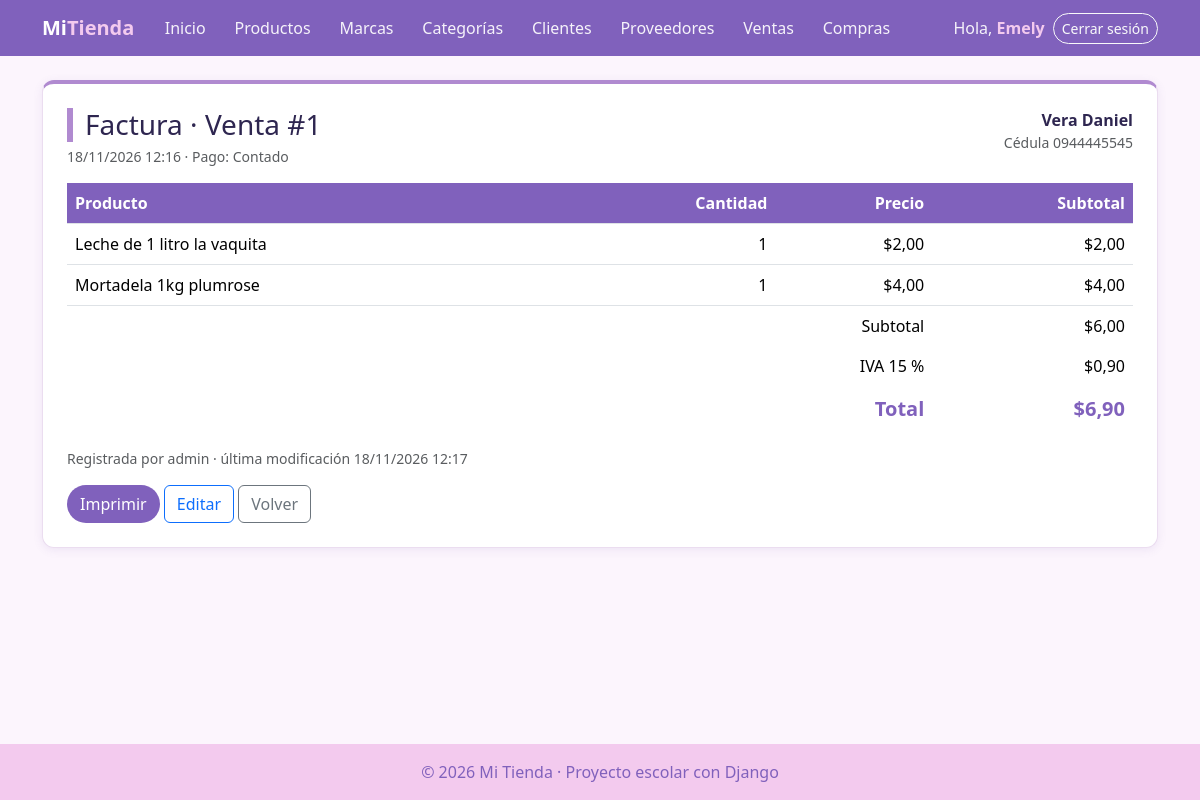
Page /facturacion/ventas/1/ (signed in) on the committed database.
### facturacion/models.py (models this page shows, shortened)
class ModeloBase(models.Model):
    user = models.ForeignKey(                    # 1:N con User: un usuario registra muchos registros
        User,
        on_delete=models.SET_NULL,               # Si borran al usuario, el registro se queda con user vacío
        null=True,                               # SET_NULL necesita que la columna acepte NULL
        blank=True,
        editable=False,                          # No aparece en formularios: lo llena la VISTA, no la persona
        related_name="%(class)s_registrados",    # %(class)s = nombre del modelo → user.producto_registrados
        verbose_name="Registrado por",
    )
    fecha_creacion = models.DateTimeField("Fecha de creación", auto_now_add=True)   # Se llena sola al CREAR
    fecha_modificacion = models.DateTimeField("Última modificación", auto_now=True) # Se actualiza sola en CADA save()
    class Meta:
        abstract = True                          # ← LA CLAVE: modelo "molde", sin tabla propia

class Venta(ModeloBase):
    cliente = models.ForeignKey(Cliente, on_delete=models.PROTECT, related_name="ventas")   # 1:N
    fecha_hora = models.DateTimeField("Fecha y hora", default=timezone.now)   # default: la hora actual, editable
    subtotal = models.DecimalField(max_digits=12, decimal_places=2, default=0, editable=False)
    iva = models.DecimalField("IVA", max_digits=12, decimal_places=2, default=0, editable=False)
    total = models.DecimalField(max_digits=12, decimal_places=2, default=0, editable=False)
    tipo_pago = models.CharField(
        "Tipo de pago",
        max_length=15,
        choices=TipoPago.choices,                # Solo acepta contado, credito, transferencia o tarjeta
        default=TipoPago.CONTADO,
    )
    class Meta:
        verbose_name = "Venta"
        verbose_name_plural = "Ventas"
        ordering = ["-fecha_hora"]               # La más reciente primero
    def __str__(self):
        return f"Venta #{self.pk}"

class Cliente(ModeloBase):
    cedula = models.CharField("Cédula", max_length=10, unique=True)
    nombres = models.CharField(max_length=80)
    apellidos = models.CharField(max_length=80)
    email = models.EmailField("Correo", blank=True)
    telefono = models.CharField("Teléfono", max_length=15, blank=True)
    direccion = models.CharField("Dirección", max_length=200, blank=True)
    class Meta:
        verbose_name = "Cliente"
        verbose_name_plural = "Clientes"
        ordering = ["apellidos", "nombres"]
    def __str__(self):
        return f"{self.apellidos} {self.nombres}"

class DetalleVenta(ModeloBase):
    venta = models.ForeignKey(Venta, on_delete=models.CASCADE, related_name="detalles")   # se borra con su venta
    producto = models.ForeignKey(Producto, on_delete=models.PROTECT, related_name="detalles_venta")
    cantidad = models.PositiveIntegerField(default=1, validators=[MinValueValidator(1)])  # mínimo 1
    precio = models.DecimalField(max_digits=10, decimal_places=2)   # precio del producto EL DÍA de la venta
    class Meta:
        verbose_name = "Detalle de venta"
        verbose_name_plural = "Detalles de venta"
    @property                                    # @property: se usa como atributo, sin paréntesis: detalle.subtotal
    def subtotal(self):
        return self.cantidad * self.precio       # NO se guarda en la tabla: se calcula cada vez

class Producto(ModeloBase):
    nombre = models.CharField(max_length=100)
    descripcion = models.TextField("Descripción", blank=True)
    precio = models.DecimalField(max_digits=10, decimal_places=2)    # Precio de VENTA actual
    stock = models.PositiveIntegerField(default=0)                   # Unidades en bodega (nunca negativo)
    imagen = models.ImageField(                  # NUEVO: guarda una FOTO
        upload_to="productos/",                  #   el archivo va a MEDIA_ROOT/productos/
        blank=True,                              #   la foto es opcional
    )                                            #   En la tabla solo se guarda el TEXTO de la ruta: "productos/a55.jpg"
    marca = models.ForeignKey(Marca, on_delete=models.PROTECT, related_name="productos")
    categorias = models.ManyToManyField(Categoria, related_name="productos", blank=True)
    activo = models.BooleanField(default=True)
    class Meta:
        verbose_name = "Producto"
        verbose_name_plural = "Productos"
        ordering = ["nombre"]

### facturacion/views.py (the view)
# urls.py: path("ventas/<int:pk>/", views.VentaDetailView.as_view(), name="venta_detalle"),
class VentaDetailView(LoginRequiredMixin, DetailView):     # VER (la factura)
    model = Venta
    template_name = "facturacion/venta_detalle.html"
    context_object_name = "venta"
    def get_queryset(self):
        return super().get_queryset().select_related("cliente", "user").prefetch_related("detalles__producto")
    def get_context_data(self, **kwargs):
        contexto = super().get_context_data(**kwargs)
        contexto["iva_porcentaje"] = IVA_TARIFA * 100      # 15
        return contexto

### facturacion/templates/facturacion/venta_detalle.html (shortened to what this page needs)
{% extends "base.html" %}
{% block contenido %}
<div class="tarjeta">
    <div class="d-flex justify-content-between flex-wrap gap-2 mb-3">
        <div>
            <h1 class="h3 titulo-pagina mb-1">Factura · {{ venta }}</h1>
            <div class="text-muted small">{{ venta.fecha_hora|date:"d/m/Y H:i" }} · Pago: {{ venta.get_tipo_pago_display }}</div>
        </div>
        <div class="text-end">
            <div class="fw-semibold">{{ venta.cliente }}</div>
            <div class="text-muted small">Cédula {{ venta.cliente.cedula }}</div>
        </div>
    </div>
    <table class="table align-middle">
        <thead><tr><th>Producto</th><th class="text-end">Cantidad</th><th class="text-end">Precio</th><th class="text-end">Subtotal</th></tr></thead>
        <tbody>
            {% for detalle in venta.detalles.all %}
            <tr>
                <td>{{ detalle.producto.nombre }}</td>
                <td class="text-end">{{ detalle.cantidad }}</td>
                <td class="text-end">${{ detalle.precio }}</td>
                <td class="text-end">${{ detalle.subtotal|floatformat:2 }}</td>
            </tr>
            {% endfor %}
        </tbody>
        <tfoot class="totales">
            <tr><td colspan="3" class="text-end">Subtotal</td><td class="text-end">${{ venta.subtotal }}</td></tr>
            <tr><td colspan="3" class="text-end">IVA {{ iva_porcentaje|floatformat:0 }} %</td><td class="text-end">${{ venta.iva }}</td></tr>
            <tr><td colspan="3" class="text-end fw-bold fs-5">Total</td><td class="text-end fw-bold fs-5">${{ venta.total }}</td></tr>
        </tfoot>
    </table>
    <p class="text-muted small">Registrada por {{ venta.user|default:"—" }} · última modificación {{ venta.fecha_modificacion|date:"d/m/Y H:i" }}</p>
    <div class="no-imprimir">
        <button type="button" class="btn btn-verde" onclick="window.print()">Imprimir</button>
        <a href="{% url 'facturacion:venta_editar' venta.pk %}" class="btn btn-outline-primary">Editar</a>
        <a href="{% url 'facturacion:venta_lista' %}" class="btn btn-outline-secondary">Volver</a>
    </div>
</div>
{% endblock %}

### templates/base.html (shortened to what this page needs)
{% load static %}
<!DOCTYPE html>
<html lang="es">
<head>
    <link href="https://cdn.jsdelivr.net/npm/bootstrap@5.3.3/dist/css/bootstrap.min.css" rel="stylesheet">
    <link rel="stylesheet" href="{% static 'css/estilos.css' %}?v=5">
</head>
<body>
    <nav class="navbar navbar-expand-lg navbar-dark barra">
        <div class="container">
            <a class="navbar-brand fw-bold" href="{% url 'home' %}">Mi<span class="text-warning">Tienda</span></a>
            <div class="collapse navbar-collapse" id="menu">
                <ul class="navbar-nav me-auto">
                    <li class="nav-item"><a class="nav-link" href="{% url 'home' %}">Inicio</a></li>
                    {% if user.is_authenticated %}
                        <li class="nav-item"><a class="nav-link" href="{% url 'facturacion:producto_lista' %}">Productos</a></li>
                        <li class="nav-item"><a class="nav-link" href="{% url 'facturacion:marca_lista' %}">Marcas</a></li>
                        <li class="nav-item"><a class="nav-link" href="{% url 'facturacion:categoria_lista' %}">Categorías</a></li>
                        <li class="nav-item"><a class="nav-link" href="{% url 'facturacion:cliente_lista' %}">Clientes</a></li>
                        <li class="nav-item"><a class="nav-link" href="{% url 'facturacion:proveedor_lista' %}">Proveedores</a></li>
                        <li class="nav-item"><a class="nav-link" href="{% url 'facturacion:venta_lista' %}">Ventas</a></li>
                        <li class="nav-item"><a class="nav-link" href="{% url 'facturacion:compra_lista' %}">Compras</a></li>
                    {% endif %}
                </ul>
                <ul class="navbar-nav align-items-lg-center gap-2">
                    {% if user.is_authenticated %}
                        <li class="nav-item navbar-text">Hola, <a href="{% url 'facturacion:mi_perfil' %}" class="text-warning fw-bold text-decoration-none">{{ user.username }}</a></li>
                        <li class="nav-item">
                            <form method="post" action="{% url 'logout' %}" class="m-0">
                                <button type="submit" class="btn btn-sm btn-outline-light">Cerrar sesión</button>
                            </form>
                        </li>
                    {% else %}
                        <li class="nav-item"><a class="nav-link" href="{% url 'login' %}">Ingresar</a></li>
                        <li class="nav-item"><a class="btn btn-sm btn-warning" href="{% url 'registro' %}">Crear cuenta</a></li>
                    {% endif %}
                </ul>
            </div>
        </div>
    </nav>
    <main class="container py-4">
        {% block contenido %}{% endblock %}
    </main>
    <footer class="pie text-center py-3">© 2026 Mi Tienda · Proyecto escolar con Django</footer>
</body>
</html>

### static/css/estilos.css (style rules this page uses)
:root { --acento: #8061bc; --acento-claro: #8566BE; --rosa: #F3CAEE; --azul: #8E9BD8; --morado: #B08AD0; --fondo: #FCF5FD; --texto: #2E2650; --borde: #EBDDF0; }
body { background-color: var(--fondo); color: var(--texto); min-height: 100vh; display: flex; flex-direction: column; }
main { flex: 1; }
.barra { background-color: var(--acento); }
.barra .text-warning { color: var(--rosa) !important; }
.titulo-pagina { border-left: 6px solid var(--morado); padding-left: 12px; }
.tarjeta { background: white; border: 1px solid var(--borde); border-radius: 12px; padding: 24px; box-shadow: 0 2px 10px rgba(107, 79, 163, .10); }
.table thead th { background-color: var(--acento); color: white; }
.btn-verde { background-color: var(--acento); color: white; border-radius: 999px; }
.pie { background-color: var(--rosa); color: var(--acento); }
.table td, .table th { vertical-align: middle; }
.totales td { border: 0; }
.barra .navbar-nav .nav-link { color: rgba(255, 255, 255, .92); border-radius: 999px; padding: .4rem .9rem; transition: background .2s; }
.barra .navbar-text { color: rgba(255, 255, 255, .92); }
.barra .btn-outline-light { border-radius: 999px; }
.tarjeta { border-top: 4px solid var(--morado); }
.tarjeta .fw-bold { color: var(--acento); }

### rows in the picture
Venta: id "Venta #1", fecha_hora "18/11/2026 12:16", tipo_pago "Contado", cliente "Vera Daniel", cliente.cedula "0944445545", subtotal "6,00", iva "0,90", total "6,90", user "admin", fecha_modificacion "18/11/2026 12:17"
DetalleVenta: producto.nombre "Leche de 1 litro la vaquita", cantidad "1", precio "2,00", subtotal "2,00"
DetalleVenta: producto.nombre "Mortadela 1kg plumrose", cantidad "1", precio "4,00", subtotal "4,00"

### other values in the picture
{{ user.username }} "Emely"
{{ iva_porcentaje|floatformat:0 }} "15"
